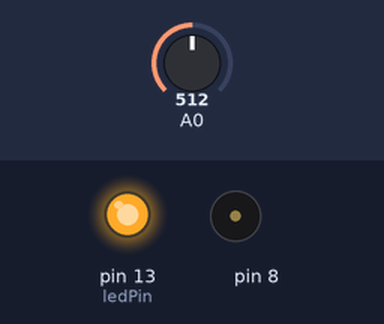
The sketch below on a simulated Arduino Uno, built with avr-gcc and run on an emulated ATmega328P. On the bench: output pins drawn as LEDs (lit = HIGH), buzzer (waves = sounding). Inputs (shaded band) come from the test bench; at power-on: A0 = 512.

Above: at 0.1 s.
At 5.1 s:
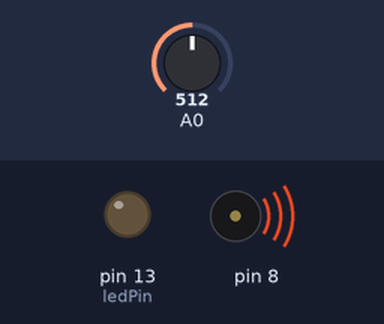
Timing chart, 0 to 6.6 s (numbered marks = the images above):
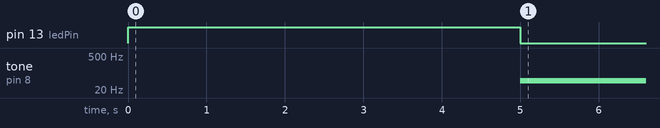

Measured:
- by itself, tone on pin 8: silent → 49 Hz at 5.0 s

The sketch:

_06_LightTheremin.ino
```cpp
int sensVal;
int sensLow = 1023;
int sensHigh = 0;
const int ledPin =13;

void setup() {
  pinMode(ledPin, OUTPUT);
  digitalWrite(ledPin, HIGH);

  while(millis() < 5000){
    sensVal = analogRead(A0);
    if (sensVal > sensHigh){
      sensHigh = sensVal;
    }
    if (sensVal < sensLow) {
      sensLow = sensVal;
    }
  }
    digitalWrite(ledPin, LOW);
}

void loop() {
  sensVal = analogRead(A0);
  int pitch = map(sensVal, sensLow, sensHigh, 50, 1000);
  tone(8 ,pitch, 20);
  delay(10);
}
```
